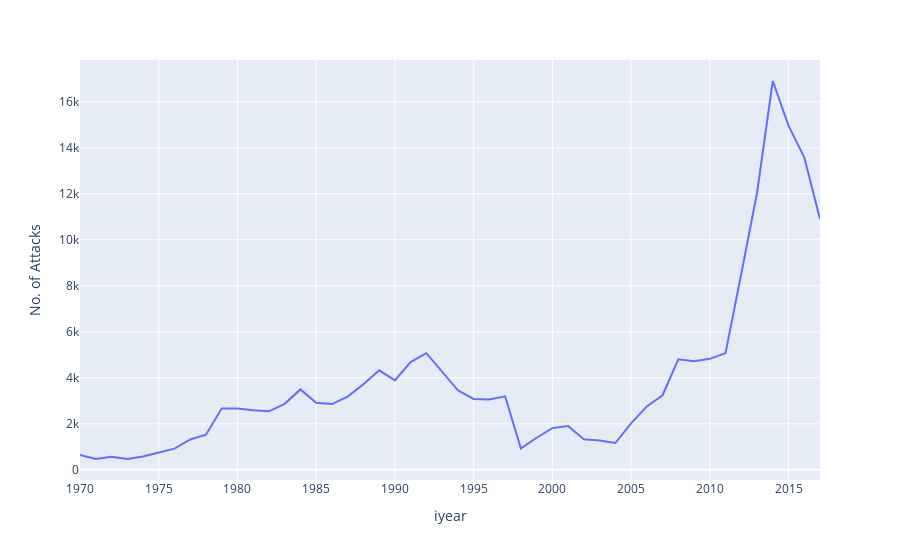

The code cell stored with this chart in its notebook:
### Code cell
px.line(yearly_attacks, x='iyear', y='No. of Attacks')

### Figure 1 — Plotly figure (JSON) as saved in the notebook; plotly's stock layout.template omitted (floating-point values rounded to 4 significant figures)
{"data": [{"hovertemplate": "iyear=%{x}<br>No. of Attacks=%{y}<extra></extra>", "legendgroup": "", "line": {"color": "#636efa", "dash": "solid"}, "marker": {"symbol": "circle"}, "mode": "lines", "name": "", "orientation": "v", "showlegend": false, "type": "scatter", "x": [1970, 1971, 1972, 1973, 1974, 1975, 1976, 1977, 1978, 1979, 1980, 1981, 1982, 1983, 1984, 1985, 1986, 1987, 1988, 1989, 1990, 1991, 1992, 1994, 1995, 1996, 1997, 1998, 1999, 2000, 2001, 2002, 2003, 2004, 2005, 2006, 2007, 2008, 2009, 2010, 2011, 2012, 2013, 2014, 2015, 2016, 2017], "xaxis": "x", "y": [651, 471, 568, 473, 581, 740, 923, 1319, 1526, 2662, 2662, 2586, 2544, 2870, 3495, 2915, 2860, 3183, 3721, 4324, 3887, 4683, 5071, 3456, 3081, 3058, 3197, 934, 1395, 1814, 1906, 1333, 1278, 1166, 2017, 2758, 3242, 4805, 4721, 4826, 5076, 8522, 12036, 16903, 14965, 13587, 10900], "yaxis": "y"}], "layout": {"legend": {"tracegroupgap": 0}, "margin": {"t": 60}, "xaxis": {"anchor": "y", "domain": [0, 1], "title": {"text": "iyear"}}, "yaxis": {"anchor": "x", "domain": [0, 1], "title": {"text": "No. of Attacks"}}}}
